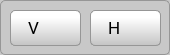
              <widget class="QGroupBox" name="groupBox_ch4_3">
               <property name="sizePolicy">
                <sizepolicy hsizetype="Minimum" vsizetype="Preferred">
                 <horstretch>0</horstretch>
                 <verstretch>0</verstretch>
                </sizepolicy>
               </property>
               <property name="minimumSize">
                <size>
                 <width>170</width>
                 <height>55</height>
                </size>
               </property>
               <property name="maximumSize">
                <size>
                 <width>16777215</width>
                 <height>10000</height>
                </size>
               </property>
               <property name="font">
                <font>
                 <family>Roboto Medium</family>
                 <pointsize>11</pointsize>
                </font>
               </property>
               <property name="styleSheet">
                <string notr="true">QGroupBox {background-color: rgb(200,200,200);border: 1px solid rgb(150,150,150); border-radius: 5px;  }; 
QGroupBox::title {subcontrol-origin: margin;left: 10px;padding: 0 3px 0 3px;}</string>
               </property>
               <property name="title">
                <string/>
               </property>
               <widget class="QPushButton" name="pushButton_cursorsVoff">
                <property name="geometry">
                 <rect>
                  <x>10</x>
                  <y>10</y>
                  <width>71</width>
                  <height>36</height>
                 </rect>
                </property>
                <property name="font">
                 <font>
                  <family>Roboto</family>
                  <pointsize>13</pointsize>
                 </font>
                </property>
                <property name="styleSheet">
                 <string notr="true">QPushButton {
	padding: 0.2em 0.2em 0.3em 0.2em;
	border: 1px solid rgb(150, 150, 150);
	border-radius: 5px;
	color: black;
	background: qlineargradient(x1:0, y1:0, x2:0, y2:2, stop:0 #FFFFFF, stop:0.1 #FFFFFF, stop:1 #69D769);
	text-align:left;
	padding-left:13px;
}

QPushButton:hover:!pressed {
	border: 1px solid rgb(150, 150, 150);
	border-radius: 5px;
	color: #256552;
	background: qlineargradient(x1:0, y1:0, x2:0, y2:2, stop:0 #FFFFFF, stop:0.1 #FFFFFF, stop:1 #ACFAAC);
}

QPushButton:pressed {
	border: 2px solid rgb(150, 150, 150);
	border-radius: 5px;
	background: #FFFFFF;
	color: #2f836a;
}

QPushButton:disabled {
	border: 1px solid rgb(180, 180, 180);
	color: gray;
	background: qlineargradient(x1:0, y1:0, x2:0, y2:2, stop:0 #CCCCCC, stop:0.1 #EEEEEE, stop:1 #BBBBBB);
}</string>
                </property>
                <property name="text">
                 <string> V</string>
                </property>
                <property name="icon">
                 <iconset resource="resources.qrc">
                  <normaloff>:/main/resources/img/power-off-green3.png</normaloff>
                  <disabledoff>:/main/resources/img/power-off-green3.png</disabledoff>:/main/resources/img/power-off-green3.png</iconset>
                </property>
                <property name="iconSize">
                 <size>
                  <width>23</width>
                  <height>22</height>
                 </size>
                </property>
               </widget>
               <widget class="QPushButton" name="pushButton_cursorsVon">
                <property name="geometry">
                 <rect>
                  <x>10</x>
                  <y>10</y>
                  <width>71</width>
                  <height>36</height>
                 </rect>
                </property>
                <property name="font">
                 <font>
                  <family>Roboto</family>
                  <pointsize>13</pointsize>
                 </font>
                </property>
                <property name="styleSheet">
                 <string notr="true">QPushButton {
	padding: 0.2em 0.2em 0.3em 0.2em;
	border: 1px solid rgb(150, 150, 150);
	border-radius: 5px;
	color: black;
	background: qlineargradient(x1:0, y1:0, x2:0, y2:2, stop:0 #FFFFFF, stop:0.1 #FFFFFF, stop:1 #7B7B7B);
	text-align:left;
	padding-left:13px;
}

QPushButton:hover:!pressed {
	border: 1px solid rgb(150, 150, 150);
	border-radius: 5px;
	color: #256552;
	background: qlineargradient(x1:0, y1:0, x2:0, y2:2, stop:0 #FFFFFF, stop:0.1 #FFFFFF, stop:1 #AAAAAA);
}

QPushButton:pressed {
	border: 2px solid rgb(150, 150, 150);
	border-radius: 5px;
	background: #FFFFFF;
	color: #2f836a;
}

QPushButton:disabled {
	border: 1px solid rgb(180, 180, 180);
	color: gray;
	background: qlineargradient(x1:0, y1:0, x2:0, y2:2, stop:0 #CCCCCC, stop:0.1 #EEEEEE, stop:1 #BBBBBB);
}</string>
                </property>
                <property name="text">
                 <string> V</string>
                </property>
                <property name="icon">
                 <iconset resource="resources.qrc">
                  <normaloff>:/main/resources/img/power-off-gray2.png</normaloff>:/main/resources/img/power-off-gray2.png</iconset>
                </property>
                <property name="iconSize">
                 <size>
                  <width>23</width>
                  <height>22</height>
                 </size>
                </property>
               </widget>
               <widget class="QPushButton" name="pushButton_cursorsHoff">
                <property name="geometry">
                 <rect>
                  <x>90</x>
                  <y>10</y>
                  <width>71</width>
                  <height>36</height>
                 </rect>
                </property>
                <property name="font">
                 <font>
                  <family>Roboto</family>
                  <pointsize>13</pointsize>
                 </font>
                </property>
                <property name="styleSheet">
                 <string notr="true">QPushButton {
	padding: 0.2em 0.2em 0.3em 0.2em;
	border: 1px solid rgb(150, 150, 150);
	border-radius: 5px;
	color: black;
	background: qlineargradient(x1:0, y1:0, x2:0, y2:2, stop:0 #FFFFFF, stop:0.1 #FFFFFF, stop:1 #69D769);
	text-align:left;
	padding-left:13px;
}

QPushButton:hover:!pressed {
	border: 1px solid rgb(150, 150, 150);
	border-radius: 5px;
	color: #256552;
	background: qlineargradient(x1:0, y1:0, x2:0, y2:2, stop:0 #FFFFFF, stop:0.1 #FFFFFF, stop:1 #ACFAAC);
}

QPushButton:pressed {
	border: 2px solid rgb(150, 150, 150);
	border-radius: 5px;
	background: #FFFFFF;
	color: #2f836a;
}

QPushButton:disabled {
	border: 1px solid rgb(180, 180, 180);
	color: gray;
	background: qlineargradient(x1:0, y1:0, x2:0, y2:2, stop:0 #CCCCCC, stop:0.1 #EEEEEE, stop:1 #BBBBBB);
}</string>
                </property>
                <property name="text">
                 <string> H</string>
                </property>
                <property name="icon">
                 <iconset resource="resources.qrc">
                  <normaloff>:/main/resources/img/power-off-green3.png</normaloff>
                  <disabledoff>:/main/resources/img/power-off-green3.png</disabledoff>:/main/resources/img/power-off-green3.png</iconset>
                </property>
                <property name="iconSize">
                 <size>
                  <width>23</width>
                  <height>22</height>
                 </size>
                </property>
               </widget>
               <widget class="QPushButton" name="pushButton_cursorsHon">
                <property name="geometry">
                 <rect>
                  <x>90</x>
                  <y>10</y>
                  <width>71</width>
                  <height>36</height>
                 </rect>
                </property>
                <property name="font">
                 <font>
                  <family>Roboto</family>
                  <pointsize>13</pointsize>
                 </font>
                </property>
                <property name="styleSheet">
                 <string notr="true">QPushButton {
	padding: 0.2em 0.2em 0.3em 0.2em;
	border: 1px solid rgb(150, 150, 150);
	border-radius: 5px;
	color: black;
	background: qlineargradient(x1:0, y1:0, x2:0, y2:2, stop:0 #FFFFFF, stop:0.1 #FFFFFF, stop:1 #7B7B7B);
	text-align:left;
	padding-left:13px;
}

QPushButton:hover:!pressed {
	border: 1px solid rgb(150, 150, 150);
	border-radius: 5px;
	color: #256552;
	background: qlineargradient(x1:0, y1:0, x2:0, y2:2, stop:0 #FFFFFF, stop:0.1 #FFFFFF, stop:1 #AAAAAA);
}

QPushButton:pressed {
	border: 2px solid rgb(150, 150, 150);
	border-radius: 5px;
	background: #FFFFFF;
	color: #2f836a;
}

QPushButton:disabled {
	border: 1px solid rgb(180, 180, 180);
	color: gray;
	background: qlineargradient(x1:0, y1:0, x2:0, y2:2, stop:0 #CCCCCC, stop:0.1 #EEEEEE, stop:1 #BBBBBB);
}</string>
                </property>
                <property name="text">
                 <string> H</string>
                </property>
                <property name="icon">
                 <iconset resource="resources.qrc">
                  <normaloff>:/main/resources/img/power-off-gray2.png</normaloff>:/main/resources/img/power-off-gray2.png</iconset>
                </property>
                <property name="iconSize">
                 <size>
                  <width>23</width>
                  <height>22</height>
                 </size>
                </property>
               </widget>
              </widget>
